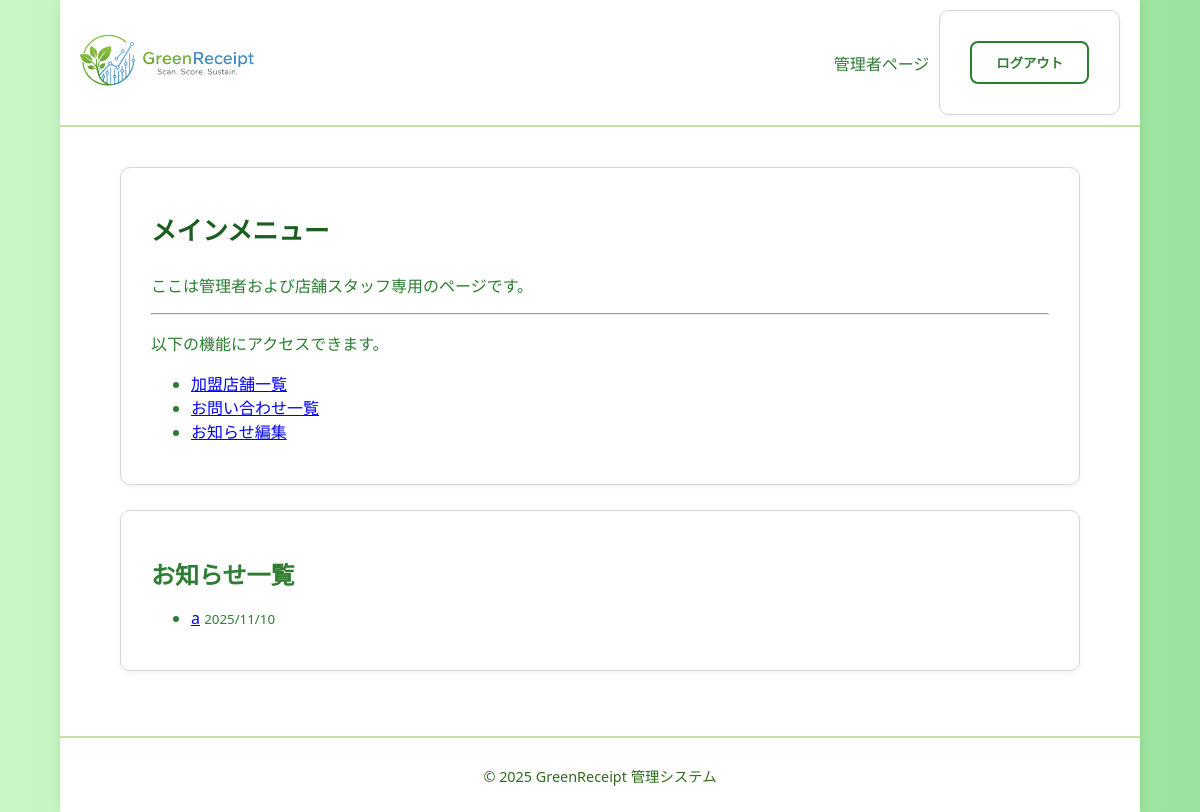
/staff/index (signed in), run on an earlier commit of the app's database.
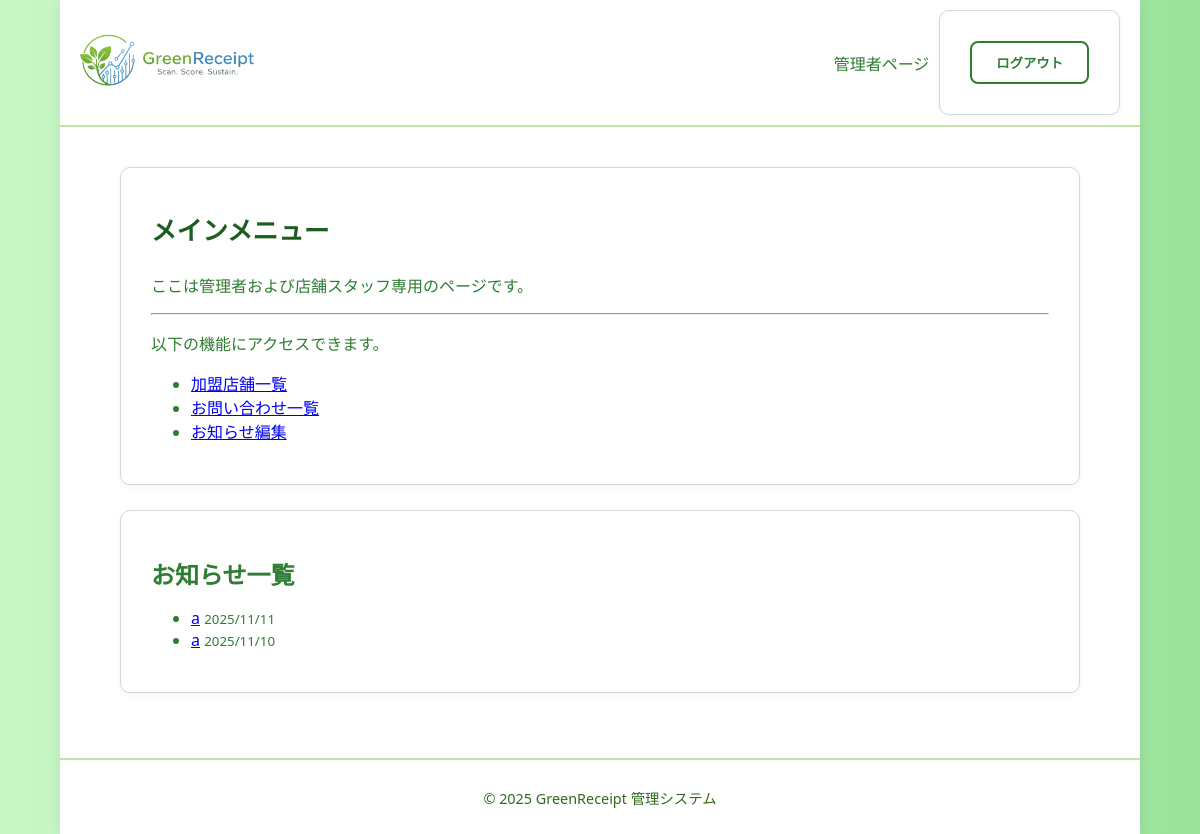
And on a later commit of the database.
### core/models.py (models this page shows, shortened)
class Announcement(models.Model):
    title = models.CharField(max_length=100, verbose_name='記事名')
    content = models.TextField(verbose_name='内容')
    image = models.ImageField(
        upload_to='announcements/', null=True, blank=True, verbose_name='画像')
    created_at = models.DateTimeField(auto_now_add=True, verbose_name='作成日時')
    class Meta:
        verbose_name = 'お知らせ'
        verbose_name_plural = 'お知らせ'

### core/views.py (the view)
# urls.py: path("staff/index",views.staff_index,name="staff_index"),
@login_required
def staff_index(request):
    announcements = Announcement.objects.all().order_by('-created_at')
    return render(request, "admin/staff_index.html", {'announcements': announcements})

### core/templates/admin/staff_index.html (shortened to what this page needs)
{% extends "admin/admin_base.html" %}
{% load static %}
{% block content %}
<div class="container mt-5">
    <div class="row">
        <div class="col-md-8 offset-md-2">
            <div class="card">
                <div class="card-header">
                    <h1>メインメニュー</h1>
                </div>
                <div class="card-body">
                    <p>ここは管理者および店舗スタッフ専用のページです。</p>
                    <hr>
                    <p>以下の機能にアクセスできます。</p>
                    <ul class="list-group list-group-flush">
                        {% if user.role == 'admin' or user.is_superuser %}
                        <li class="list-group-item">
                            <a href="/store/list/">加盟店舗一覧</a>
                        </li>
                        <li class="list-group-item">
                            <a href="{% url 'core:admin_inquiry_dashboard' %}">お問い合わせ一覧</a>
                        </li>
                        <li class="list-group-item">
                            <a href="{% url 'core:announcement_list' %}">お知らせ編集</a>
                        </li>
                        {% endif %}
                    </ul>
                </div>
            </div>
        </div>
    </div>
    <div class="row mt-4">
        <div class="col-md-8 offset-md-2">
            <div class="card">
                <div class="card-header">
                    <h2>お知らせ一覧</h2>
                </div>
                <div class="card-body">
                    {% if announcements %}
                        <ul class="list-group list-group-flush">
                            {% for announcement in announcements %}
                                <li class="list-group-item">
                                    <a href="{% url 'core:announcement_detail' announcement.id %}">{{ announcement.title }}</a>
                                    <small class="text-muted d-block">{{ announcement.created_at|date:"Y/m/d" }}</small>
                                </li>
                            {% endfor %}
                        </ul>
                    {% else %}
                        <p>現在、お知らせはありません。</p>
                    {% endif %}
                </div>
            </div>
        </div>
    </div>
</div>
{% endblock %}

### core/templates/admin/admin_base.html (shortened to what this page needs)
{% load static %}
<!DOCTYPE html>
<html lang="ja">
  <head>
    <link rel="stylesheet" href="{% static 'css/admin.css' %}" />
  </head>
  <body>
    <div class="admin-container">
      <header class="admin-header">
        <div class="admin-header-inner">
          <div class="logo-container">
            <img src="{% static 'img/logo.png' %}" alt="GreenReceipt ロゴ" class="logo small" />
          </div>
          <div class="user-info desktop-only">
            {% if user.is_authenticated %}
              <span class="welcome">
                {% if user.role == 'store' %}
                  店舗ページ
                {% else %}
                  管理者ページ
                {% endif %}
              </span>
              <form method="post" action="{% url 'core:staff_logout' %}" class="logout-form">
                <button type="submit" class="btn-secondary logout-button">ログアウト</button>
              </form>
            {% endif %}
          </div>
        </div>
      </header>
      <main class="admin-main">
        {% block content %}
        {% endblock %}
      </main>
      <footer class="admin-footer">
        <p>© 2025 GreenReceipt 管理システム</p>
      </footer>
    </div>
  </body>
</html>

### core/static/css/admin.css (style rules this page uses)
* { box-sizing: border-box; }
html, body { height: 100%; width: 100%; margin: 0; padding: 0; overflow-x: hidden; background: linear-gradient(to right, #c8f7c5, #9be39d); }
body { font-family: "Segoe UI", "メイリオ", sans-serif; color: #2e7d32; display: flex; flex-direction: column; min-height: 100vh; }
.admin-container { flex: 1; display: flex; flex-direction: column; align-items: stretch; background: #f6fff6; max-width: 1080px; margin: 0 auto; width: 100%; box-shadow: 0 0 12px rgba(0,0,0,.08); }
.admin-header { background: #ffffff; border-bottom: 2px solid #c5e1a5; padding: 10px 20px; }
.admin-header-inner { display: flex; justify-content: space-between; align-items: center; gap: 12px; }
.admin-header img.logo { width: 180px; height: auto; }
.user-info { display: flex; align-items: center; gap: 10px; }
.logout-button { border: 2px solid #2e7d32; color: #2e7d32; background: #fff; border-radius: 6px; padding: 6px 12px; cursor: pointer; transition: .2s; }
.admin-main { flex: 1; padding: 40px 60px; background: #fff; text-align: left; }
.admin-main h1 { font-size: 1.6rem; font-weight: 700; color: #1b5e20; margin-bottom: 25px; }
.card { background: #ffffff; border: 1px solid #cfd8dc; border-radius: 10px; padding: 25px 30px; box-shadow: 0 2px 6px rgba(0,0,0,.05); margin-bottom: 25px; }
.card h2, .card h3 { color: #2e7d32; margin-bottom: 15px; }
button, .btn, .btn-primary, .btn-secondary { display: inline-block; font-weight: 600; cursor: pointer; border-radius: 8px; transition: .2s; }
.btn-secondary { background: #fff; border: 2px solid #2e7d32; color: #2e7d32; padding: 10px 24px; }
form { background: #ffffff; border: 1px solid #cfd8dc; border-radius: 10px; padding: 30px; box-shadow: 0 1px 5px rgba(0,0,0,.05); }
.admin-footer { background: #ffffff; border-top: 2px solid #c5e1a5; text-align: center; padding: 12px 0; font-size: 0.9rem; color: #33691e; }

What changed in the data, as far as the page shows it:
added Announcement: title "a", created_at "2025/11/11"
